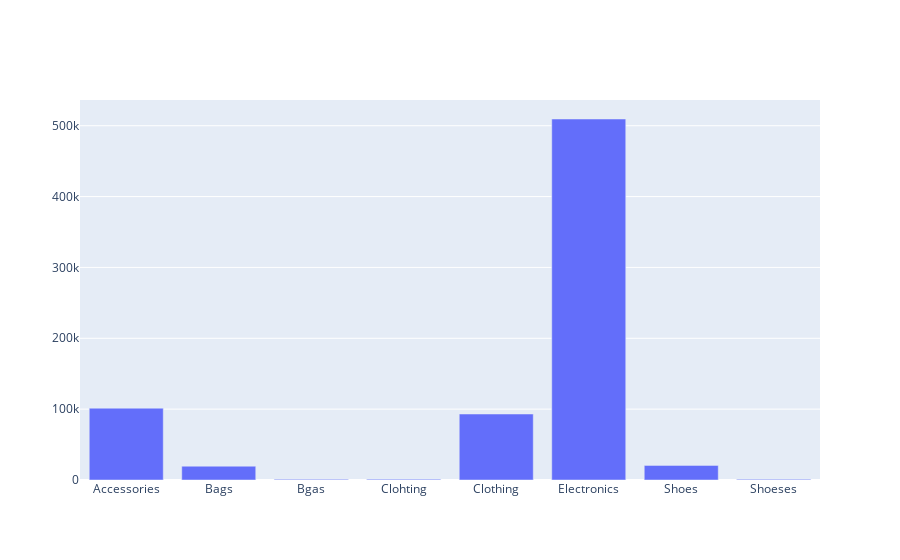

The notebook cell this image was saved under:
### Code cell
fig = go.Figure(data=[go.Bar(x=product_category.index, y=product_category["revenue"])])
fig.show()

### Figure 1 — Plotly figure (JSON) as saved in the notebook; plotly's stock layout.template omitted (floating-point values rounded to 4 significant figures)
{"data": [{"type": "bar", "x": ["Accessories", "Bags", "Bgas", "Clohting", "Clothing", "Electronics", "Shoes", "Shoeses"], "y": [101400, 19500, 900, 1200, 93150, 509480, 20640, 960]}], "layout": {}}
